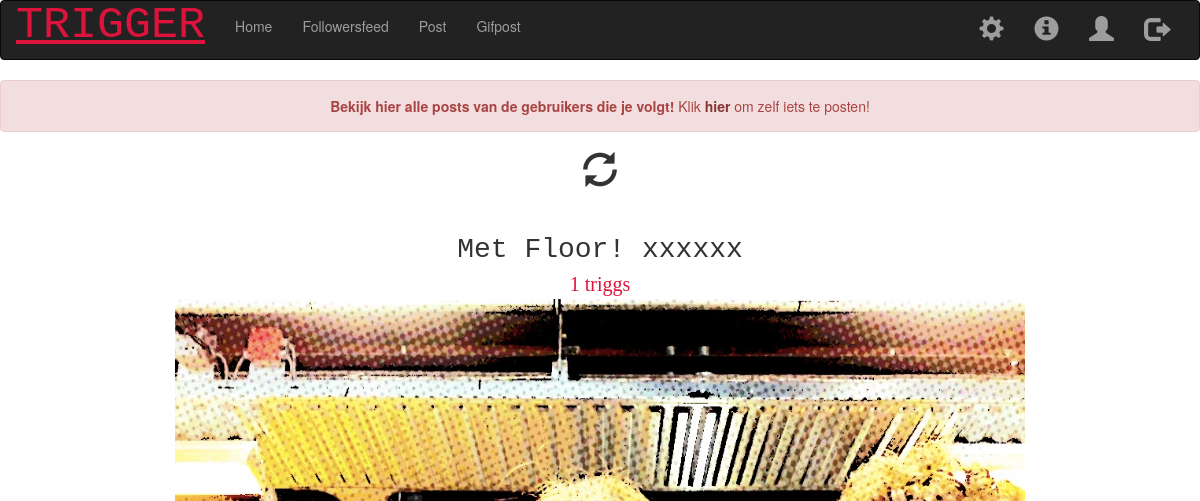
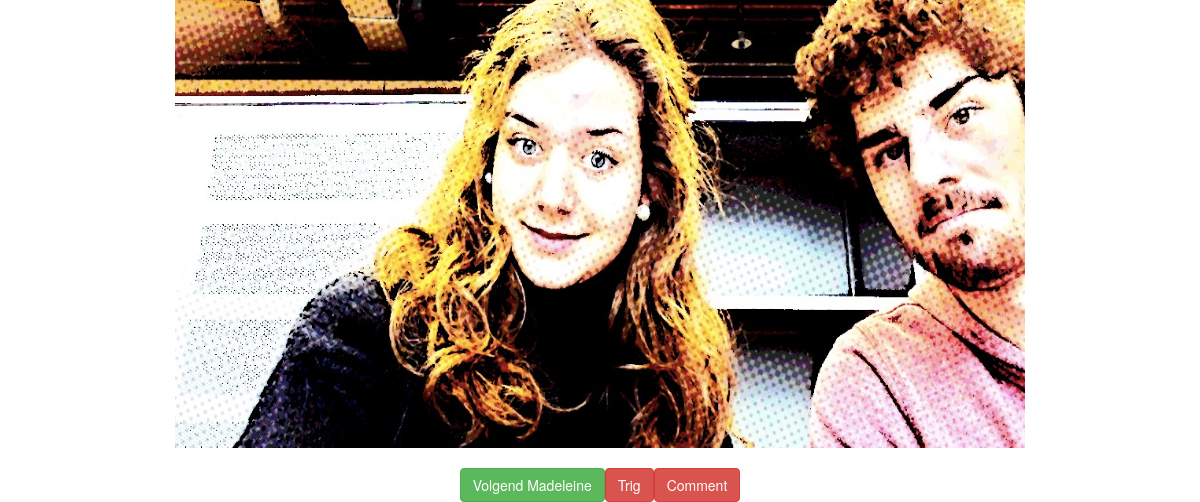
Before: /follower_feed (signed in) with the older database file (2 pictures, top to bottom).
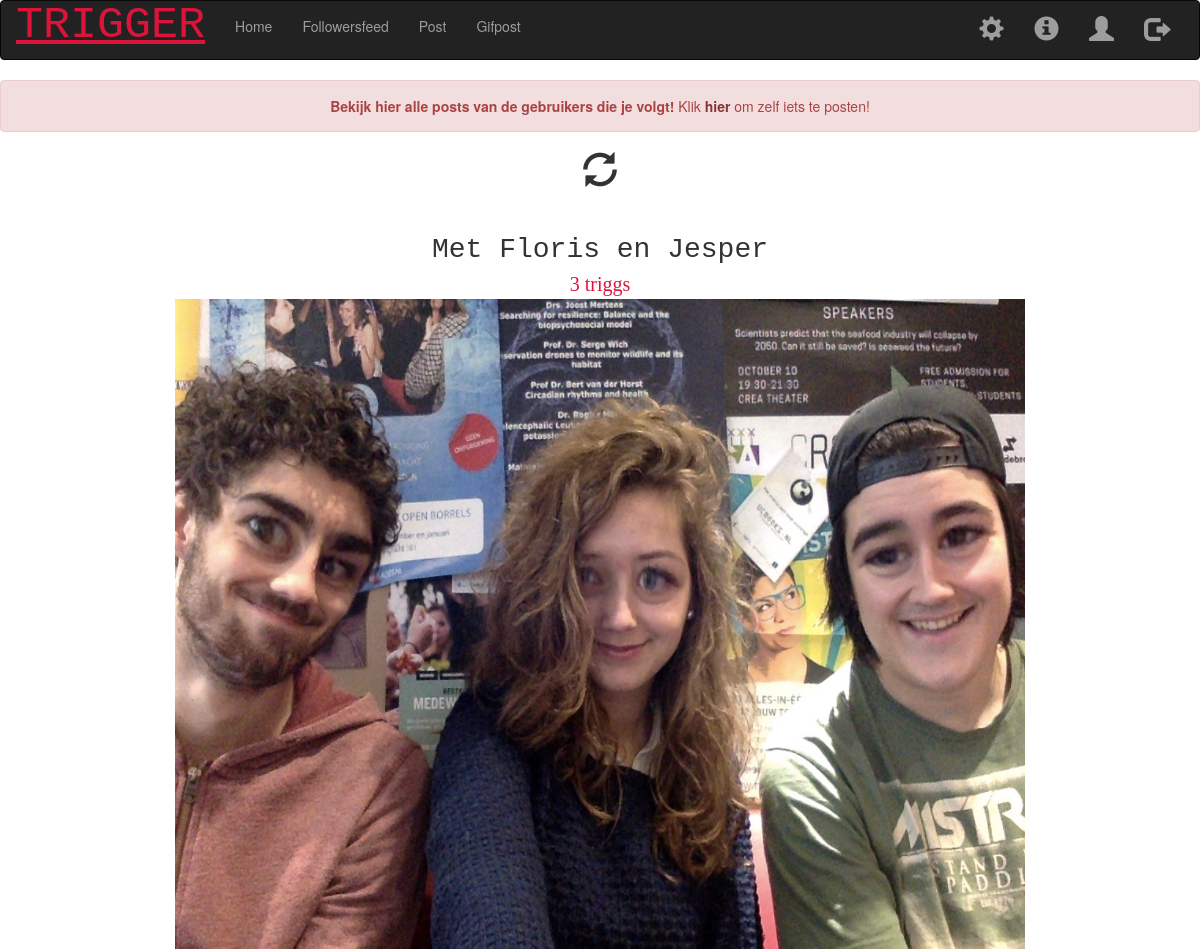
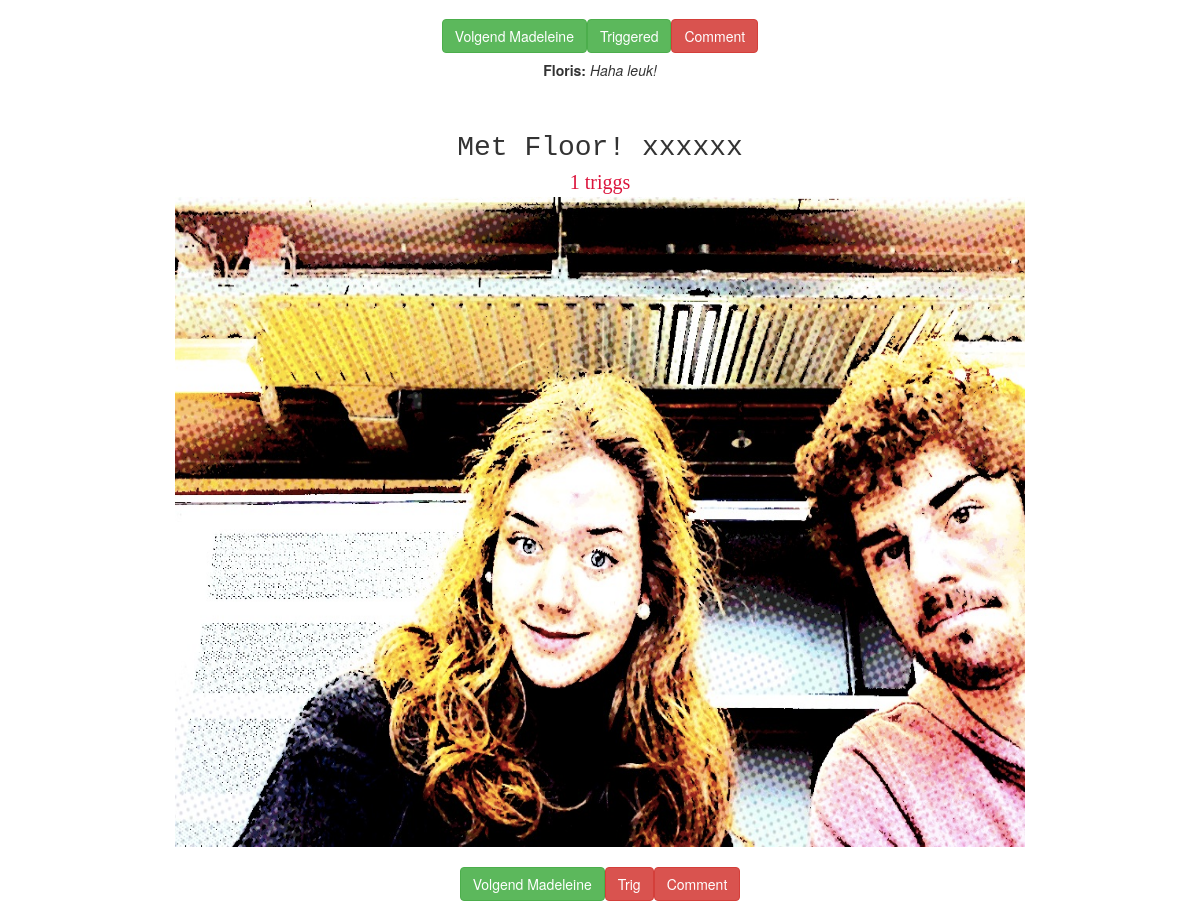
After: the same page with the newer database file (2 pictures, top to bottom).
### tables this page shows
CREATE TABLE 'gallery' ('photo_id' INTEGER PRIMARY KEY AUTOINCREMENT NOT NULL,'photo_description' TEXT, 'photo_user_id' INTEGER, 'photo_date' DATETIME DEFAULT CURRENT_TIMESTAMP, 'photo_name'  TEXT NOT NULL  );

CREATE TABLE 'users' ('id' INTEGER PRIMARY KEY AUTOINCREMENT NOT NULL, 'hash' TEXT NOT NULL, 'username' TEXT NOT NULL DEFAULT 'UNIQUE');

CREATE TABLE 'comments' ('user_id' INTEGER, 'photo_id' INTEGER,'photo_comment' TEXT);

### application.py (the view)
@app.route("/follower_feed", methods=['GET', 'POST'])
@helpers.login_required
def follower_feed():
    if request.method == "GET":
        volgend = helpers.volgend()
        uploads = helpers.volgend_feed(volgend)
        getrigged = helpers.getrigged()
        if not uploads:
            return helpers.apology("Geen foto's beschikbaar.")
        return render_template("follower_feed.html", uploads=uploads, volgend=volgend, getrigged=getrigged)
    else:
        return render_template("follower_feed.html")

### helpers.py (called while the page is built)
def login_required(f):
    @wraps(f)
    def decorated_function(*args, **kwargs):
        if session.get("user_id") is None:
            return redirect("/login")
        return f(*args, **kwargs)
    return decorated_function

def getrigged():
    getrigged = db.execute("SELECT photo_id FROM triggers WHERE user_id = :user_id", user_id=session["user_id"])
    triggs = []
    for trig in getrigged:
        triggs.append(trig['photo_id'])
    return triggs

def volgend():
    volgend = db.execute("SELECT follower_id FROM volgen WHERE user_id = :user_id", user_id=session["user_id"])
    volgers = []
    for volg in volgend:
        volgers.append(volg['follower_id'])
    return volgers

### templates/follower_feed.html (shortened to what this page needs)
{% extends "layout.html" %}
{% block main %}
<body data-spy="scroll" data-target=".navbar" data-offset="50">
    <center>
        <p>
        <div class="alert alert-danger">
            <strong>Bekijk hier alle posts van de gebruikers die je volgt!</strong> Klik <a href="{{ url_for('upload') }}" class="alert-link">hier </a> om zelf iets te posten!
        </div>
        </p>
    <form>
    <span style="font-size: 35px" class="glyphicon glyphicon-refresh " onClick="history.go(0)" ></span>
    </form>
    </center>
    {% for photo in uploads %}
        <div>
            <center>
            <br><br>
            {% if photo.photo_name.replace("'" , "")[:5] == 'https'  %}
                <div class="img-text" style="font-size: 20px; font-family: cursive; color:crimson">{{ photo.trigs }} triggs </div>
                <img src="{{ url_for('getgif', gifje=photo.photo_name.split('/')[4])   }}" width="500" height="500">
            {% else %}
                <div style="font-size: 28px; font-family: monospace;">  {{photo.photo_description }} </div>
                <div class="img-text" style="font-size: 20px; font-family: cursive; color:crimson">{{ photo.trigs }} triggs </div>
                <img src = "static/img/{{ photo.photo_name }}" width="850" height="650">
            {% endif %}
            <br></br>
            <div class="btn-group" style='display: inline-flex'>
                {% if photo.photo_user_id in volgend %}
                <form action = "{{ url_for('follow') }}" method = "post" onsubmit="return value">
                <button name="follow"  class = "btn btn-success btn-block"  value="{{ photo.photo_user_id }}">Volgend {{photo.username}}</button>
                </form>
                {% else %}
                <form action = "{{ url_for('follow') }}" method = "post" onsubmit="return value">
                <button name="follow"  class = "btn btn-danger btn-block"  value="{{ photo.photo_user_id }}">Volg {{photo.username}}</button>
                </form>
                {% endif %}
                {% if photo.photo_id in getrigged %}
                <form action = "{{ url_for('trigg') }}" method = "post" onsubmit="return value">
                <button name="trigg" class = "btn btn-success btn-block" value = "{{ photo.photo_id }}">Triggered</button>
                </form>
                {% else %}
                <form action = "{{ url_for('trigg') }}" method = "post" onsubmit="return value">
                <button name="trigg" class = "btn btn-danger btn-block" value = "{{ photo.photo_id }}">Trig</button>
                </form>
                {% endif %}
                <form action = "{{ url_for('comment', picid = photo["photo_id"]) }}" method = "post" onsubmit="return value">
                <button name="comment" class = "btn btn-danger btn-block" value = "{{ photo.photo_id }}">Comment</button>
                </form>
                <br>
            </center>
        </div>
        {% for comment in photo.comments %}
        <center>
            <h5><b>{{ comment.username }}:</b> <i>{{ comment.photo_comment }}</p></h5><p></i>
        </center>
        {% endfor %}
    {% endfor %}
</body>
{% endblock %}

Changed rows visible on the page:
added gallery: photo_description "Met Floris en Jesper", trigs "3", photo_name (picture), {{ photo.photo_user_id }} 12 (drawn), username "Madeleine", {{ photo.photo_id }} 52 (drawn)
added comments: username "Floris", photo_comment "Haha leuk!"
